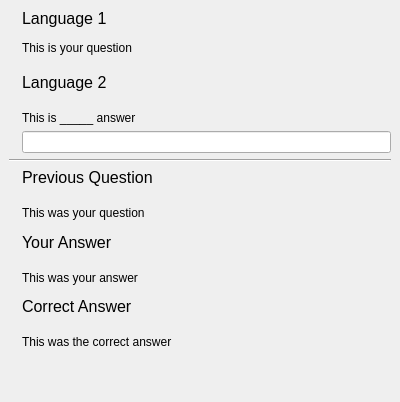
<ui version="4.0" >
 <author>Peter Hedlund &lt;peter.hedlund@kdemail.net></author>
 <class>QAViewBase</class>
 <widget class="QWidget" name="QAViewBase" >
  <property name="geometry" >
   <rect>
    <x>0</x>
    <y>0</y>
    <width>400</width>
    <height>402</height>
   </rect>
  </property>
  <layout class="QGridLayout" >
   <property name="margin" >
    <number>0</number>
   </property>
   <item row="0" column="0" >
    <widget class="QStackedWidget" name="stackedWidget" >
     <property name="currentIndex" >
      <number>0</number>
     </property>
     <widget class="QWidget" name="pageQuiz" >
      <layout class="QGridLayout" >
       <item row="0" column="0" >
        <layout class="QGridLayout" >
         <property name="margin" >
          <number>0</number>
         </property>
         <property name="spacing" >
          <number>6</number>
         </property>
         <item row="0" column="1" >
          <widget class="QLabel" name="lblQuestionLanguage" >
           <property name="sizePolicy" >
            <sizepolicy vsizetype="Preferred" hsizetype="Expanding" >
             <horstretch>0</horstretch>
             <verstretch>0</verstretch>
            </sizepolicy>
           </property>
           <property name="minimumSize" >
            <size>
             <width>0</width>
             <height>20</height>
            </size>
           </property>
           <property name="font" >
            <font>
             <pointsize>12</pointsize>
             <weight>50</weight>
             <italic>false</italic>
             <bold>false</bold>
             <underline>false</underline>
             <strikeout>false</strikeout>
            </font>
           </property>
           <property name="toolTip" >
            <string>The question</string>
           </property>
           <property name="whatsThis" >
            <string>Language or other identifier for the question</string>
           </property>
           <property name="text" >
            <string>Language 1</string>
           </property>
           <property name="alignment" >
            <set>Qt::AlignTop</set>
           </property>
          </widget>
         </item>
         <item row="0" column="0" >
          <widget class="QLabel" name="picQuestion" >
           <property name="sizePolicy" >
            <sizepolicy vsizetype="Fixed" hsizetype="Fixed" >
             <horstretch>0</horstretch>
             <verstretch>0</verstretch>
            </sizepolicy>
           </property>
           <property name="maximumSize" >
            <size>
             <width>32</width>
             <height>32</height>
            </size>
           </property>
           <property name="toolTip" >
            <string>The question</string>
           </property>
           <property name="scaledContents" >
            <bool>true</bool>
           </property>
          </widget>
         </item>
         <item row="1" column="1" >
          <widget class="QLabel" name="lblQuestion" >
           <property name="sizePolicy" >
            <sizepolicy vsizetype="Preferred" hsizetype="Expanding" >
             <horstretch>0</horstretch>
             <verstretch>0</verstretch>
            </sizepolicy>
           </property>
           <property name="toolTip" >
            <string>The question</string>
           </property>
           <property name="whatsThis" >
            <string>The question</string>
           </property>
           <property name="text" >
            <string>This is your question</string>
           </property>
           <property name="textFormat" >
            <enum>Qt::AutoText</enum>
           </property>
           <property name="scaledContents" >
            <bool>false</bool>
           </property>
           <property name="alignment" >
            <set>Qt::AlignTop</set>
           </property>
           <property name="wordWrap" >
            <bool>true</bool>
           </property>
          </widget>
         </item>
        </layout>
       </item>
       <item row="1" column="0" >
        <layout class="QGridLayout" >
         <property name="margin" >
          <number>0</number>
         </property>
         <property name="spacing" >
          <number>6</number>
         </property>
         <item row="1" column="1" >
          <widget class="QLabel" name="lblAnswerBlank" >
           <property name="sizePolicy" >
            <sizepolicy vsizetype="Preferred" hsizetype="Expanding" >
             <horstretch>0</horstretch>
             <verstretch>0</verstretch>
            </sizepolicy>
           </property>
           <property name="toolTip" >
            <string>Type your answer</string>
           </property>
           <property name="whatsThis" >
            <string>The answer showing blanks for a Fill-in-the-blank question</string>
           </property>
           <property name="text" >
            <string>This is _____ answer</string>
           </property>
           <property name="textFormat" >
            <enum>Qt::AutoText</enum>
           </property>
           <property name="scaledContents" >
            <bool>false</bool>
           </property>
           <property name="alignment" >
            <set>Qt::AlignTop</set>
           </property>
           <property name="wordWrap" >
            <bool>true</bool>
           </property>
          </widget>
         </item>
         <item row="2" column="1" >
          <widget class="QLineEdit" name="txtAnswer" >
           <property name="sizePolicy" >
            <sizepolicy vsizetype="Fixed" hsizetype="Expanding" >
             <horstretch>0</horstretch>
             <verstretch>0</verstretch>
            </sizepolicy>
           </property>
           <property name="toolTip" >
            <string>Type your answer</string>
           </property>
           <property name="whatsThis" >
            <string>Type the answer to the question</string>
           </property>
          </widget>
         </item>
         <item row="0" column="1" >
          <widget class="QLabel" name="lblAnswerLanguage" >
           <property name="sizePolicy" >
            <sizepolicy vsizetype="Fixed" hsizetype="Expanding" >
             <horstretch>0</horstretch>
             <verstretch>0</verstretch>
            </sizepolicy>
           </property>
           <property name="minimumSize" >
            <size>
             <width>0</width>
             <height>32</height>
            </size>
           </property>
           <property name="font" >
            <font>
             <pointsize>12</pointsize>
             <weight>50</weight>
             <italic>false</italic>
             <bold>false</bold>
             <underline>false</underline>
             <strikeout>false</strikeout>
            </font>
           </property>
           <property name="toolTip" >
            <string>Type your answer</string>
           </property>
           <property name="whatsThis" >
            <string>Language or other identifier for the answer</string>
           </property>
           <property name="text" >
            <string>Language 2</string>
           </property>
           <property name="alignment" >
            <set>Qt::AlignTop</set>
           </property>
          </widget>
         </item>
         <item row="0" column="0" >
          <widget class="QLabel" name="picAnswer" >
           <property name="sizePolicy" >
            <sizepolicy vsizetype="Fixed" hsizetype="Fixed" >
             <horstretch>0</horstretch>
             <verstretch>0</verstretch>
            </sizepolicy>
           </property>
           <property name="maximumSize" >
            <size>
             <width>32</width>
             <height>32</height>
            </size>
           </property>
           <property name="toolTip" >
            <string>Type your answer</string>
           </property>
           <property name="scaledContents" >
            <bool>true</bool>
           </property>
          </widget>
         </item>
        </layout>
       </item>
       <item row="2" column="0" >
        <widget class="Line" name="line1" >
         <property name="frameShape" >
          <enum>QFrame::HLine</enum>
         </property>
         <property name="frameShadow" >
          <enum>QFrame::Sunken</enum>
         </property>
         <property name="orientation" >
          <enum>Qt::Horizontal</enum>
         </property>
        </widget>
       </item>
       <item row="3" column="0" >
        <layout class="QGridLayout" >
         <property name="margin" >
          <number>0</number>
         </property>
         <property name="spacing" >
          <number>6</number>
         </property>
         <item row="0" column="1" >
          <widget class="QLabel" name="lblPreviousQuestionHeader" >
           <property name="sizePolicy" >
            <sizepolicy vsizetype="Fixed" hsizetype="Expanding" >
             <horstretch>0</horstretch>
             <verstretch>0</verstretch>
            </sizepolicy>
           </property>
           <property name="minimumSize" >
            <size>
             <width>0</width>
             <height>32</height>
            </size>
           </property>
           <property name="font" >
            <font>
             <pointsize>12</pointsize>
             <weight>50</weight>
             <italic>false</italic>
             <bold>false</bold>
             <underline>false</underline>
             <strikeout>false</strikeout>
            </font>
           </property>
           <property name="toolTip" >
            <string>Previous question</string>
           </property>
           <property name="whatsThis" >
            <string>The previous question</string>
           </property>
           <property name="text" >
            <string>Previous Question</string>
           </property>
           <property name="alignment" >
            <set>Qt::AlignTop</set>
           </property>
          </widget>
         </item>
         <item row="1" column="1" >
          <widget class="QLabel" name="lblPreviousQuestion" >
           <property name="sizePolicy" >
            <sizepolicy vsizetype="Preferred" hsizetype="Expanding" >
             <horstretch>0</horstretch>
             <verstretch>0</verstretch>
            </sizepolicy>
           </property>
           <property name="toolTip" >
            <string>Previous question</string>
           </property>
           <property name="whatsThis" >
            <string>The previous question</string>
           </property>
           <property name="text" >
            <string>This was your question</string>
           </property>
           <property name="textFormat" >
            <enum>Qt::AutoText</enum>
           </property>
           <property name="scaledContents" >
            <bool>false</bool>
           </property>
           <property name="alignment" >
            <set>Qt::AlignTop</set>
           </property>
           <property name="wordWrap" >
            <bool>true</bool>
           </property>
          </widget>
         </item>
         <item row="0" column="0" >
          <widget class="QLabel" name="picPrevious" >
           <property name="sizePolicy" >
            <sizepolicy vsizetype="Fixed" hsizetype="Fixed" >
             <horstretch>0</horstretch>
             <verstretch>0</verstretch>
            </sizepolicy>
           </property>
           <property name="maximumSize" >
            <size>
             <width>32</width>
             <height>32</height>
            </size>
           </property>
           <property name="toolTip" >
            <string>Previous question</string>
           </property>
           <property name="scaledContents" >
            <bool>true</bool>
           </property>
          </widget>
         </item>
        </layout>
       </item>
       <item row="4" column="0" >
        <layout class="QGridLayout" >
         <property name="margin" >
          <number>0</number>
         </property>
         <property name="spacing" >
          <number>6</number>
         </property>
         <item row="0" column="1" >
          <widget class="QLabel" name="lblYourAnswerHeader" >
           <property name="sizePolicy" >
            <sizepolicy vsizetype="Fixed" hsizetype="Expanding" >
             <horstretch>0</horstretch>
             <verstretch>0</verstretch>
            </sizepolicy>
           </property>
           <property name="minimumSize" >
            <size>
             <width>0</width>
             <height>32</height>
            </size>
           </property>
           <property name="font" >
            <font>
             <pointsize>12</pointsize>
             <weight>50</weight>
             <italic>false</italic>
             <bold>false</bold>
             <underline>false</underline>
             <strikeout>false</strikeout>
            </font>
           </property>
           <property name="toolTip" >
            <string>Your previous answer</string>
           </property>
           <property name="whatsThis" >
            <string>Your answer to the previous question</string>
           </property>
           <property name="text" >
            <string>Your Answer</string>
           </property>
           <property name="alignment" >
            <set>Qt::AlignTop</set>
           </property>
          </widget>
         </item>
         <item row="1" column="1" >
          <widget class="QLabel" name="lblYourAnswer" >
           <property name="sizePolicy" >
            <sizepolicy vsizetype="Preferred" hsizetype="Expanding" >
             <horstretch>0</horstretch>
             <verstretch>0</verstretch>
            </sizepolicy>
           </property>
           <property name="toolTip" >
            <string>Your previous answer</string>
           </property>
           <property name="whatsThis" >
            <string>Your answer to the previous question</string>
           </property>
           <property name="text" >
            <string>This was your answer</string>
           </property>
           <property name="textFormat" >
            <enum>Qt::AutoText</enum>
           </property>
           <property name="scaledContents" >
            <bool>false</bool>
           </property>
           <property name="alignment" >
            <set>Qt::AlignTop</set>
           </property>
           <property name="wordWrap" >
            <bool>true</bool>
           </property>
          </widget>
         </item>
         <item row="0" column="0" >
          <widget class="QLabel" name="picYourAnswer" >
           <property name="sizePolicy" >
            <sizepolicy vsizetype="Fixed" hsizetype="Fixed" >
             <horstretch>0</horstretch>
             <verstretch>0</verstretch>
            </sizepolicy>
           </property>
           <property name="maximumSize" >
            <size>
             <width>32</width>
             <height>32</height>
            </size>
           </property>
           <property name="toolTip" >
            <string>Your previous answer</string>
           </property>
           <property name="scaledContents" >
            <bool>true</bool>
           </property>
          </widget>
         </item>
        </layout>
       </item>
       <item row="5" column="0" >
        <layout class="QGridLayout" >
         <property name="margin" >
          <number>0</number>
         </property>
         <property name="spacing" >
          <number>6</number>
         </property>
         <item row="0" column="0" >
          <widget class="QLabel" name="picCorrectAnswer" >
           <property name="sizePolicy" >
            <sizepolicy vsizetype="Fixed" hsizetype="Fixed" >
             <horstretch>0</horstretch>
             <verstretch>0</verstretch>
            </sizepolicy>
           </property>
           <property name="maximumSize" >
            <size>
             <width>32</width>
             <height>32</height>
            </size>
           </property>
           <property name="toolTip" >
            <string>Previous correct answer</string>
           </property>
           <property name="scaledContents" >
            <bool>true</bool>
           </property>
          </widget>
         </item>
         <item row="0" column="1" >
          <widget class="QLabel" name="lblCorrectHeader" >
           <property name="sizePolicy" >
            <sizepolicy vsizetype="Fixed" hsizetype="Expanding" >
             <horstretch>0</horstretch>
             <verstretch>0</verstretch>
            </sizepolicy>
           </property>
           <property name="minimumSize" >
            <size>
             <width>0</width>
             <height>32</height>
            </size>
           </property>
           <property name="font" >
            <font>
             <pointsize>12</pointsize>
             <weight>50</weight>
             <italic>false</italic>
             <bold>false</bold>
             <underline>false</underline>
             <strikeout>false</strikeout>
            </font>
           </property>
           <property name="toolTip" >
            <string>Previous correct answer</string>
           </property>
           <property name="whatsThis" >
            <string>The correct answer to the previous question</string>
           </property>
           <property name="text" >
            <string>Correct Answer</string>
           </property>
           <property name="alignment" >
            <set>Qt::AlignTop</set>
           </property>
          </widget>
         </item>
         <item row="1" column="1" >
          <widget class="QLabel" name="lblCorrect" >
           <property name="sizePolicy" >
            <sizepolicy vsizetype="Preferred" hsizetype="Expanding" >
             <horstretch>0</horstretch>
             <verstretch>0</verstretch>
            </sizepolicy>
           </property>
           <property name="toolTip" >
            <string>Previous correct answer</string>
           </property>
           <property name="whatsThis" >
            <string>The correct answer to the previous question</string>
           </property>
           <property name="text" >
            <string>This was the correct answer</string>
           </property>
           <property name="textFormat" >
            <enum>Qt::AutoText</enum>
           </property>
           <property name="scaledContents" >
            <bool>false</bool>
           </property>
           <property name="alignment" >
            <set>Qt::AlignTop</set>
           </property>
           <property name="wordWrap" >
            <bool>true</bool>
           </property>
          </widget>
         </item>
        </layout>
       </item>
       <item row="6" column="0">
        <widget class="KWQScoreWidget" name="score" native="true">
         <property name="sizePolicy">
          <sizepolicy hsizetype="Preferred" vsizetype="Fixed">
           <horstretch>0</horstretch>
           <verstretch>0</verstretch>
          </sizepolicy>
         </property>
         <property name="minimumSize">
          <size>
           <width>0</width>
           <height>32</height>
          </size>
         </property>
         <property name="baseSize">
          <size>
           <width>0</width>
           <height>0</height>
          </size>
         </property>
        </widget>
       </item>
      </layout>
     </widget>
     <widget class="QWidget" name="pageWarning" >
      <layout class="QGridLayout" >
       <item row="0" column="0" >
        <widget class="QLabel" name="label" >
         <property name="text" >
          <string>&lt;html>There are too few entries in your vocabulary.&lt;br />You need at least one entry for a question and answer quiz.&lt;/html></string>
         </property>
         <property name="alignment" >
          <set>Qt::AlignCenter</set>
         </property>
         <property name="wordWrap" >
          <bool>true</bool>
         </property>
        </widget>
       </item>
      </layout>
     </widget>
    </widget>
   </item>
  </layout>
 </widget>
 <customwidgets>
	 <customwidget>
		 <class>KWQScoreWidget</class>
		 <extends>QWidget</extends>
		 <header location="global">kwqscorewidget.h</header>
		 <container>1</container>
	 </customwidget>
 </customwidgets>
 <resources/>
 <connections/>
</ui>
